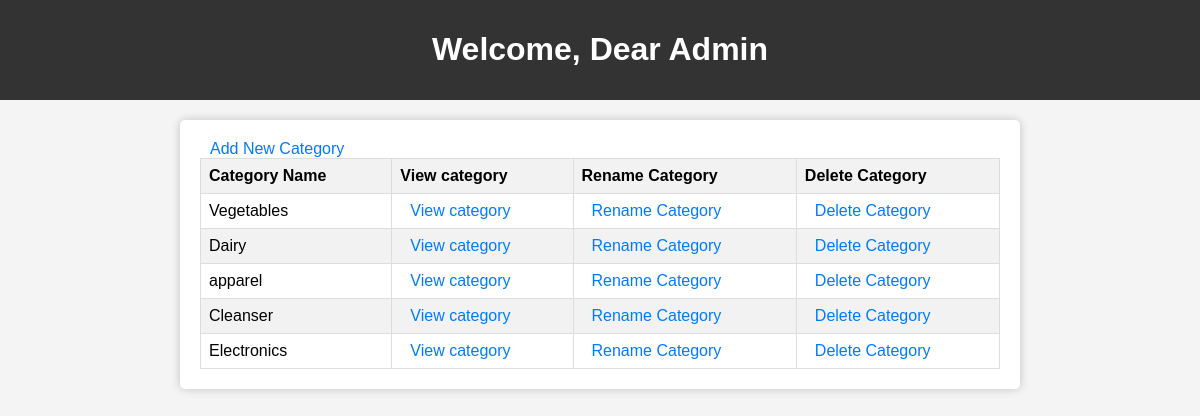
Before: /admin_dashboard with the older database file.
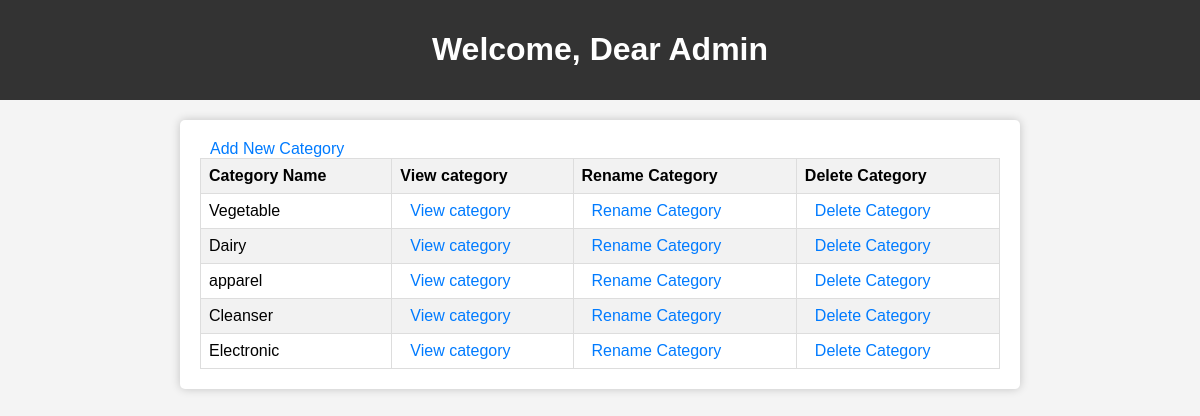
After: the same page with the newer database file.
### models.py (models this page shows)
class Section(db.Model):
        id = db.Column(db.Integer, primary_key = True, autoincrement=True)
        name = db.Column(db.String(200), nullable = False)
        products = relationship('Product', backref='section', lazy=True, order_by='desc(Product.id)', cascade="all, delete-orphan")

### main.py (the view)
@app.route('/admin_dashboard')
def admin_dashboard():
    section=Section.query.all()
    return render_template('admin_dashboard.html',blahblah=section)

### templates/admin_dashboard.html (shortened to what this page needs)
<!DOCTYPE html>
<html lang="en">
<head>
</head>
<body>
    <header>
        <h1>Welcome, Dear  Admin</h1>
    </header>
    <div class="container">
        <a href="/add_category">Add New Category</a>
        <table class="styled-table">
            <thead>
                <tr>
                    <th>Category Name</th>
                    <th> View category</th>
                    <th>Rename Category</th>
                    <th>Delete Category</th>
                </tr>
            </thead>
            <tbody>
                {% for blah in blahblah %}
                    <tr>
                        <td>{{ blah.name }}</td>
                        <td><a href="/view_category/{{ blah['id'] }}">View category</a></td>
                        <td><a href="/rename_category/{{ blah['id'] }}">Rename Category</a></td>
                        <td><a href="/confirm_delete_category/{{ blah['id'] }}">Delete Category</a></td>
                    </tr>
                {% endfor %}
            </tbody>
        </table>
    </div>
</body>
</html>

Changed rows visible on the page:
changed Section: name "Vegetables" → "Vegetable"
changed Section: name "Electronics" → "Electronic"
